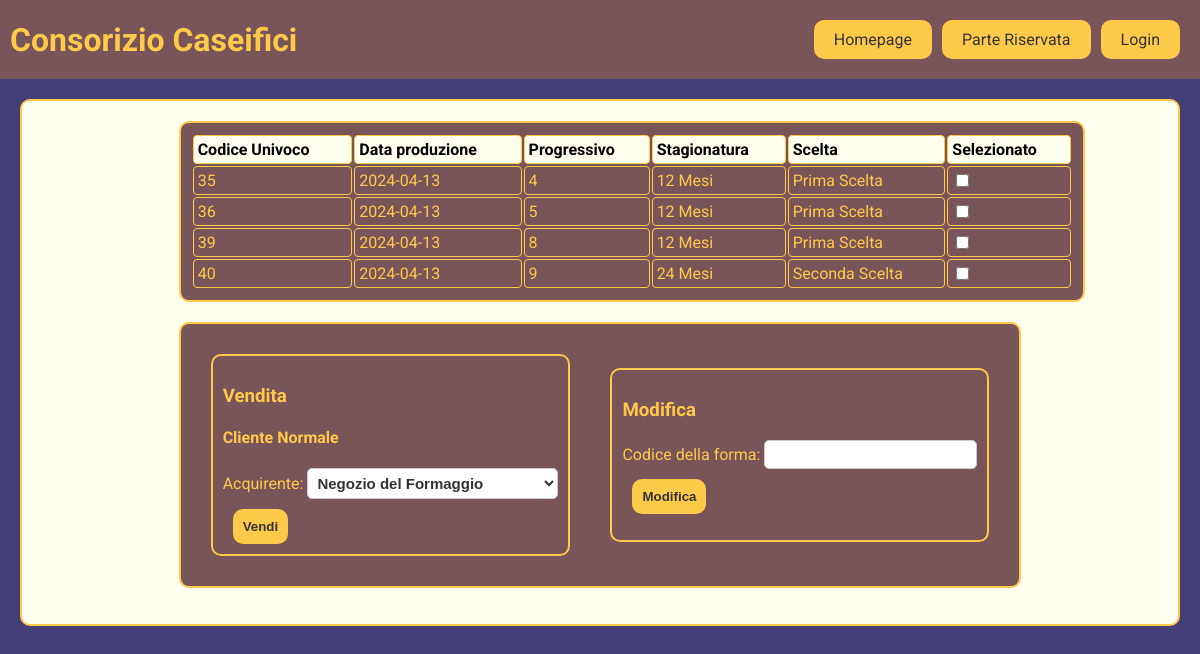
The app's page /caseifici/gestioneForme.php (signed in), older data.
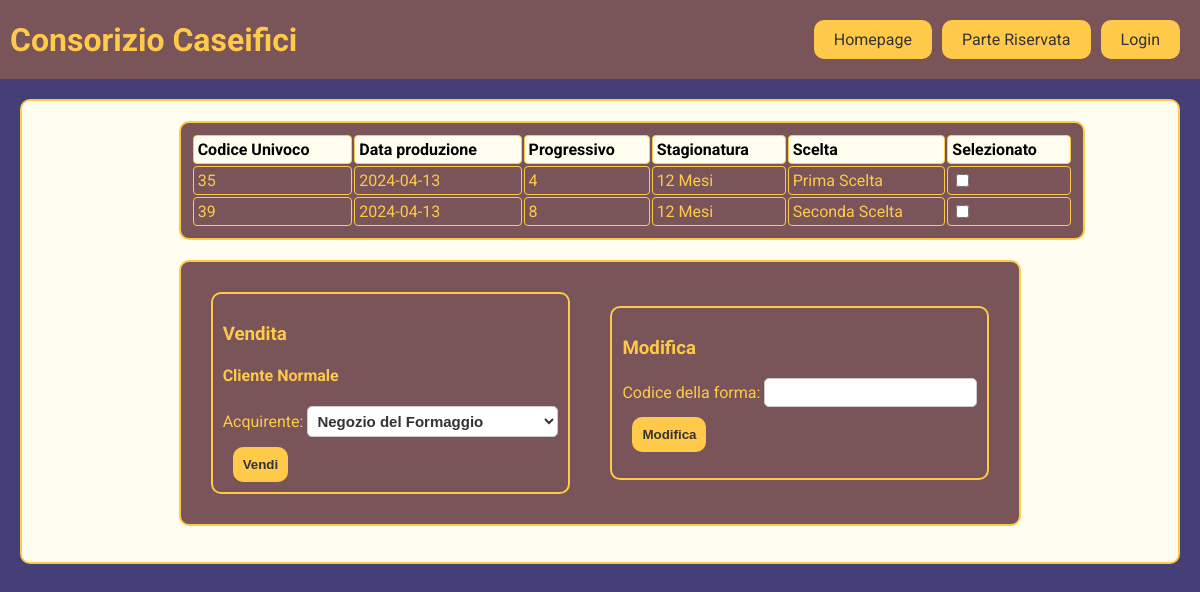
The same page, newer data.
### tables this page shows
CREATE TABLE `forme` (
  `for_Id` int(10) NOT NULL,
  `for_DataProduzione` date NOT NULL,
  `for_Venduta` tinyint(1) NOT NULL,
  `for_Progressivo` int(5) NOT NULL,
  `for_Stagionatura` varchar(8) NOT NULL,
  `for_Scelta` tinyint(1) NOT NULL,
  `for_cas_Id` int(4) NOT NULL
);

### caseifici/gestioneForme.php (the view, shortened to what the changed rows need)
<?php
    include "connection.php";
    $codCas=$_SESSION['codiceCaseificio'];
?>
<head>
</head>
<body>
    <div class="header">
        <h1>Consorizio Caseifici</h1>
    </div>
    <div class="container">
        <form action="reindForme.php" method="get">
            <div class="divsotto">
                <table id="my-table">
                    <thead>
                    <tr>
                        <th>Codice Univoco</th>
                        <th>Data produzione</th>
                        <th>Progressivo</th>
                        <th>Stagionatura</th>
                        <th>Scelta</th>
                        <th>Selezionato</th>
                    </tr>
                    </thead>
                    <tbody>
                    <?php
                        $sqlForme='SELECT for_Id,for_DataProduzione,for_Progressivo,for_Stagionatura,for_Scelta,for_Venduta FROM forme WHERE for_Venduta="0" AND for_cas_Id='.$codCas;
                        $resul=$conn->query($sqlForme);
                        if(isset($resul)){
                            while($arrayAssocForme =$resul->fetch_assoc()){
                                foreach($arrayAssocForme as $chiave=>$valore){
                                    switch ($chiave) {
                                        case "for_Id":
                                            $id = $valore;
                                            break;
                                        case "for_DataProduzione":
                                            $dataproduzione = $valore;
                                            break;
                                        case "for_Progressivo":
                                            $progressivo = $valore;
                                            break;
                                        case "for_Stagionatura":
                                            $stagionatura = $valore;
                                            $stagionatura=$stagionatura.' Mesi';
                                            break;
                                        case "for_Scelta":
                                            $scelta = $valore;
                                            $valore=='1'? $scelta ='Prima Scelta' : $scelta ='Seconda Scelta';
                                            break;
                                        case "for_Venduta":
                                            $venduta = $valore;
                                            break;
                                    }
                                }
                                echo "<tr>";
                                echo "<td>" . $id . "</td>";
                                echo "<td>" . $dataproduzione. "</td>";
                                echo "<td>" . $progressivo . "</td>";
                                echo "<td>" . $stagionatura . "</td>";
                                echo "<td>" . $scelta . "</td>";
                                if($venduta==1){
                                    echo '<td></td>';
                                }else{
                                    echo '<td><input type="checkbox" id="for_Id" name="for_Id'.$id.'" value= "'.$id.'"></td>';
                                }
                                echo "</tr>";
                            }
                        }
                    ?>
                    </tbody>
                </table>
            </div>
                </form>
            </div>
</body>
</html>

Row changes from the older to the newer data that the page shows:
no longer on this page (row edited): forme: for_Id "36", for_DataProduzione "2024-04-13", for_Progressivo "5", stagionatura "12 Mesi", scelta "Prima Scelta"
no longer on this page (row edited): forme: for_Id "40", for_DataProduzione "2024-04-13", for_Progressivo "9", stagionatura "24 Mesi", scelta "Seconda Scelta"
changed forme id 39: scelta "Prima Scelta" → "Seconda Scelta"
